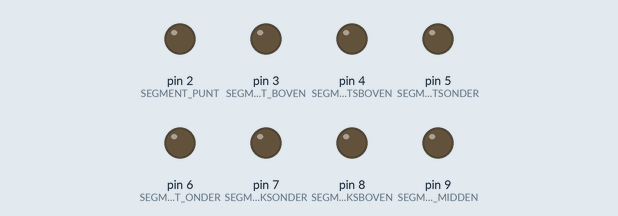
A sketch run on a simulated Arduino Uno, built with avr-gcc and run on an emulated ATmega328P. Parts: output pins drawn as LEDs (lit = HIGH).

Above: at 0.5 s.
At 2.5 s:
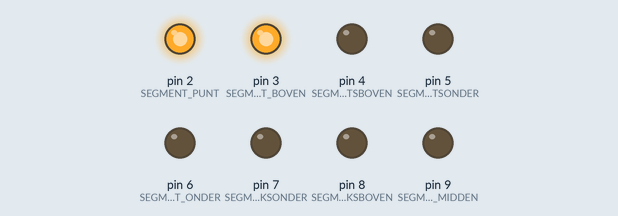
At 3.5 s:
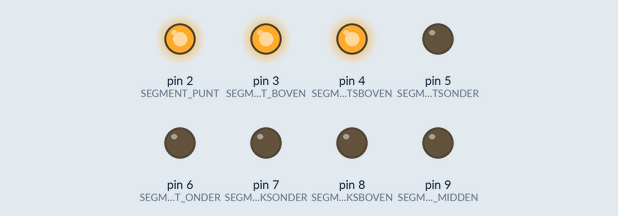
At 5.5 s:
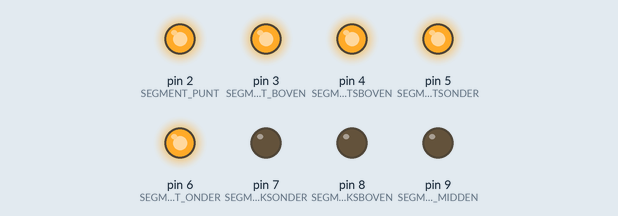
At 7.5 s:
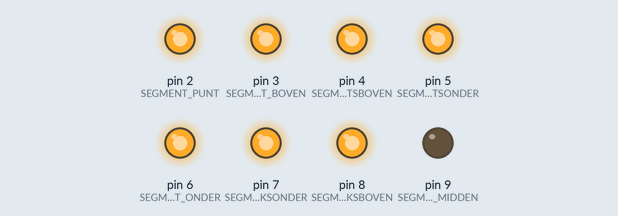
At 10.5 s:
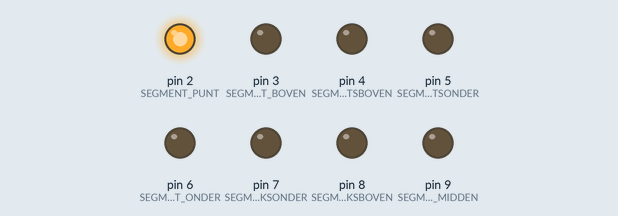
Timing chart, 0 to 11.7 s (numbered marks = the images above):
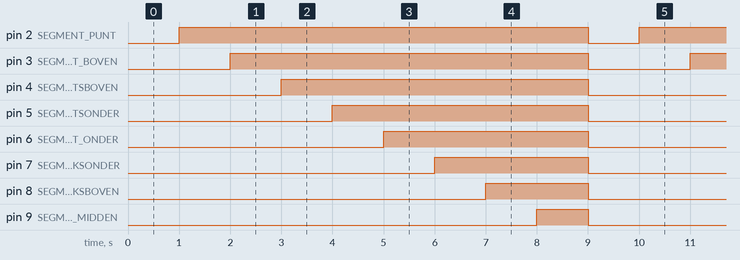

Measured:
- by itself, pin 2 (SEGMENT_PUNT): alternates HIGH for 8.0 s and LOW for 1.0 s
- by itself, pin 3 (SEGMENT_BOVEN): alternates HIGH for 7.0 s and LOW for 2.0 s
- by itself, pin 4 (SEGMENT_RECHTSBOVEN): alternates HIGH for 6.0 s and LOW for 3.0 s
- by itself, pin 5 (SEGMENT_RECHTSONDER): alternates HIGH for 5.0 s and LOW for 4.0 s
- by itself, pin 6 (SEGMENT_ONDER): alternates HIGH for 4.0 s and LOW for 5.0 s
- by itself, pin 7 (SEGMENT_LINKSONDER): alternates HIGH for 3.0 s and LOW for 6.0 s
- by itself, pin 8 (SEGMENT_LINKSBOVEN): alternates HIGH for 2.0 s and LOW for 7.0 s
- by itself, pin 9 (SEGMENT_MIDDEN): alternates HIGH for 1.0 s and LOW for 8.0 s

The sketch:

2_segment_display_test_segmenten.ino
```cpp
#define SEGMENT_PUNT          2
#define SEGMENT_BOVEN         3
#define SEGMENT_RECHTSBOVEN   4
#define SEGMENT_RECHTSONDER   5
#define SEGMENT_ONDER         6
#define SEGMENT_LINKSONDER    7
#define SEGMENT_LINKSBOVEN    8
#define SEGMENT_MIDDEN        9

void setup() {
  pinMode(SEGMENT_PUNT, OUTPUT);
  pinMode(SEGMENT_BOVEN, OUTPUT);
  pinMode(SEGMENT_RECHTSBOVEN, OUTPUT);
  pinMode(SEGMENT_RECHTSONDER, OUTPUT);
  pinMode(SEGMENT_ONDER, OUTPUT);
  pinMode(SEGMENT_LINKSONDER, OUTPUT);
  pinMode(SEGMENT_LINKSBOVEN, OUTPUT);
  pinMode(SEGMENT_MIDDEN, OUTPUT);
}

// Als de segmentdisplay een gemeenschappelijke PLUS heeft zorgt LED_AAN (0V) dat de led brandt
//#define LED_AAN		LOW
//#define LED_UIT		HIGH

// Als de segmentdisplay een gemeenschappelijke MIN heeft zorgt HIGH (5V) dat de led brandt
#define LED_AAN		HIGH
#define LED_UIT		LOW

void loop() {
  // Alle segmenten uit
  digitalWrite(SEGMENT_PUNT, LED_UIT);
  digitalWrite(SEGMENT_BOVEN, LED_UIT);
  digitalWrite(SEGMENT_RECHTSBOVEN, LED_UIT);
  digitalWrite(SEGMENT_RECHTSONDER, LED_UIT);
  digitalWrite(SEGMENT_ONDER, LED_UIT);
  digitalWrite(SEGMENT_LINKSONDER, LED_UIT);
  digitalWrite(SEGMENT_LINKSBOVEN, LED_UIT);
  digitalWrite(SEGMENT_MIDDEN, LED_UIT);
  delay(1000);

  // 1 voor 1 alle segmenten naar aan
  digitalWrite(SEGMENT_PUNT, LED_AAN);
  delay(1000);
  digitalWrite(SEGMENT_BOVEN, LED_AAN);
  delay(1000);
  digitalWrite(SEGMENT_RECHTSBOVEN, LED_AAN);
  delay(1000);
  digitalWrite(SEGMENT_RECHTSONDER, LED_AAN);
  delay(1000);
  digitalWrite(SEGMENT_ONDER, LED_AAN);
  delay(1000);
  digitalWrite(SEGMENT_LINKSONDER, LED_AAN);
  delay(1000);
  digitalWrite(SEGMENT_LINKSBOVEN, LED_AAN);
  delay(1000);
  digitalWrite(SEGMENT_MIDDEN, LED_AAN);
  delay(1000);
}
```
